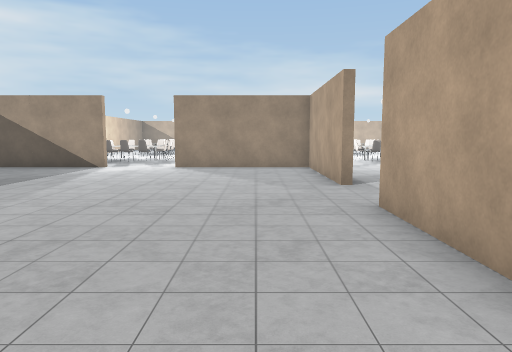
view 1 (above)

19 first-person views from a walk through a Unity game level. The camera is 1.5 m above the floor, tilts 6° down and sees 70° across. The floor is counted in squares, 1.44 m on a side. Each view is taken from the middle of a square. On the plan, view 1 faces up. The plan holds only what a view shows up to about 13 squares ahead; the rest is blank. The place goes on beyond the plan. The player character is not drawn. Door leaves are left out, so doorways stand open. Some surface patterns are stand-ins.

view 2
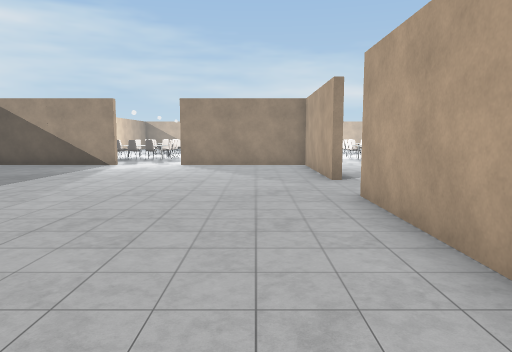

view 3
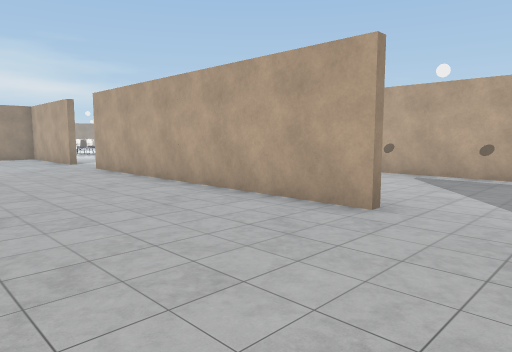

view 4
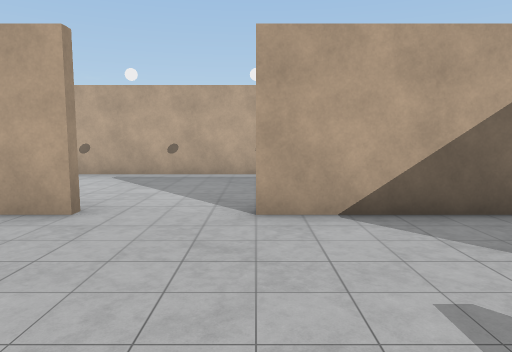

view 5
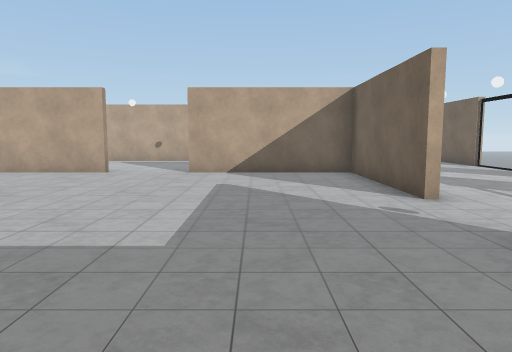

view 6
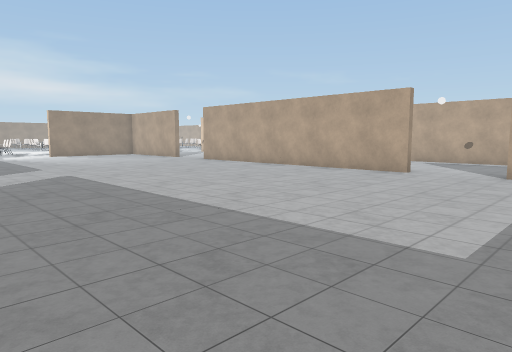

view 7
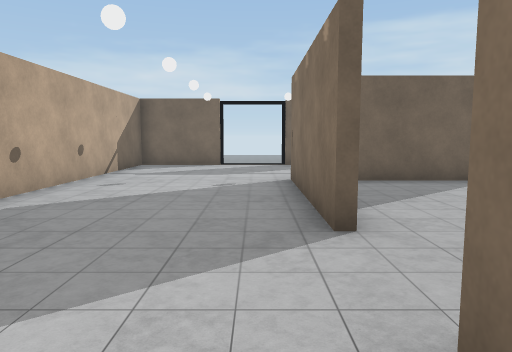

view 8
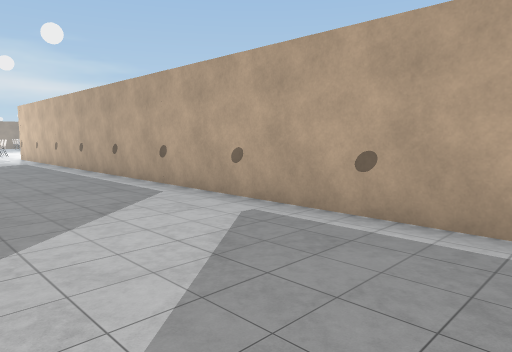

view 9
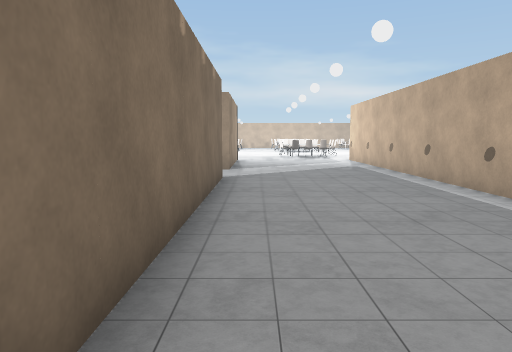

view 10
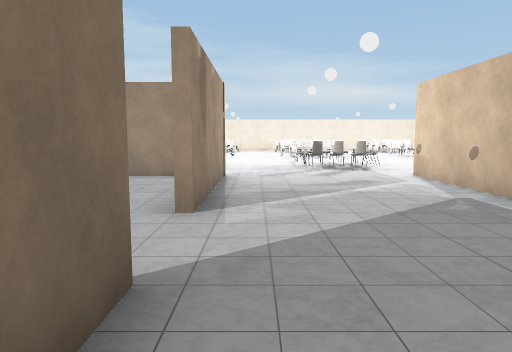

view 11
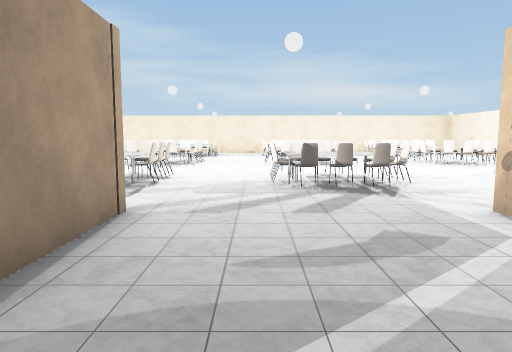

view 12
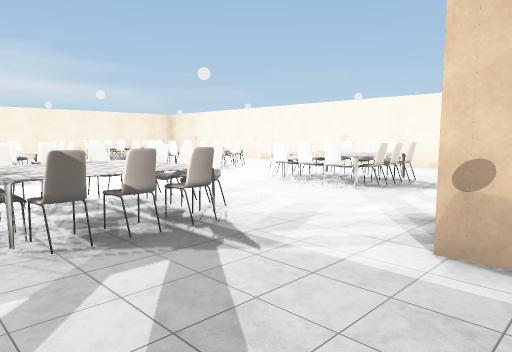

view 13
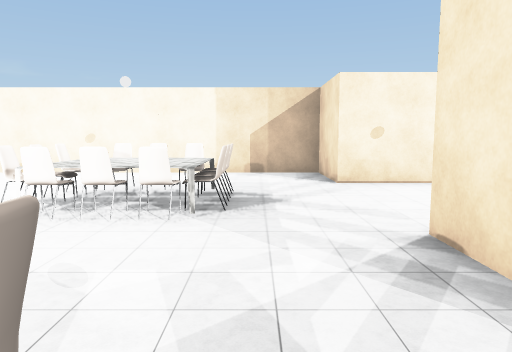

view 14
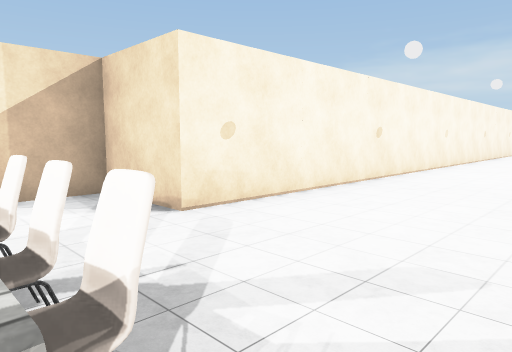

view 15
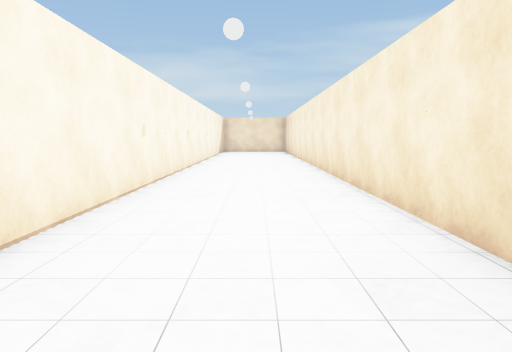

view 16
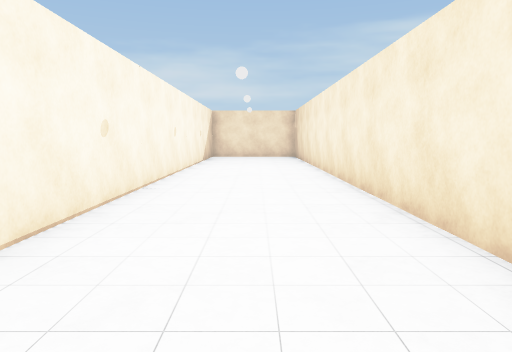

view 17
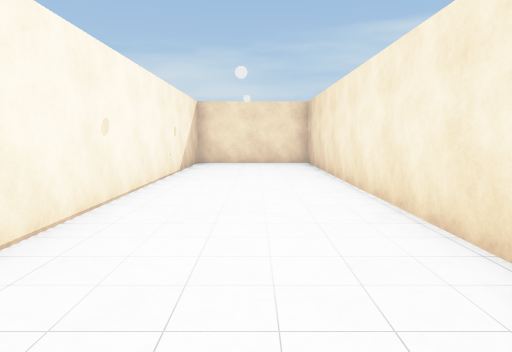

view 18
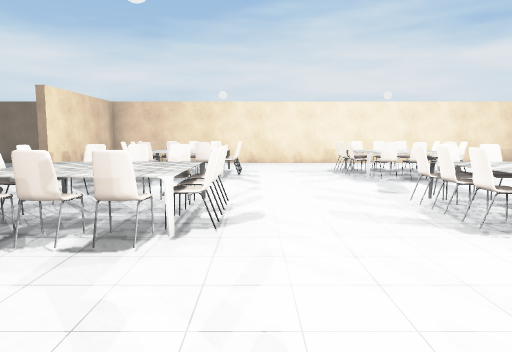

view 19
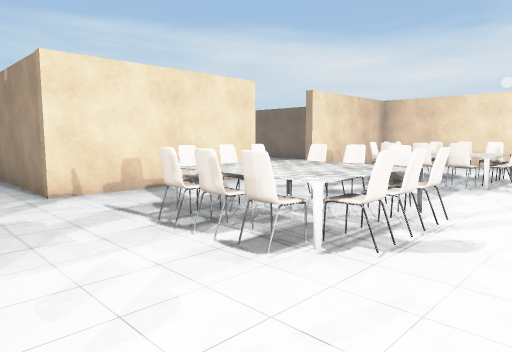

### Floor plan
Points are (right, up) in squares from view 1. A wall is a line through its corners. A room is listed if a view was taken in it or the views show most of it. See-through windows are left out.
Room 1 (views 1, 2, 3, 4, 5, 6)
walls: (1.9, -4.6) (1.9, 5.5); (1.9, 8) (1.9, 12.9) (-2.9, 12.9); (-5.2, 12.9) (-9.1, 12.9); (-2.9, -11.9) (1.9, -11.9) (1.9, -7)
ways out: open door at (-4, -12) to room 2; open door at (-4, 13) to room 2; open door at (2, -6) to room 2; open door at (2, 7) to room 2
Room 2 (views 7, 8, 9, 10, 11, 12, 13, 14, 15, 16, 17, 18, 19)
walls: (2.1, 5.5) (2.1, -4.5); (9.9, 7.1) (9.9, -15); (8.5, 13.1) (9.9, 13.1); (-2.9, 13.1) (2.1, 13.1) (2.1, 8); (7.4, -7) (7.4, 13.1); (2.1, -7) (2.1, -12.1); (-8.1, 13.1) (-5.2, 13.1); (7.4, -16) (7.4, -9.1); (14.4, -15.1) (14.4, 13.1) (16.9, 13.1) (16.9, 21.5)
ways out: open door at (-4, -12) to room 1; open door at (-4, 13) to room 1; open door at (2, -6) to room 1; open door at (2, 7) to room 1
objects: other object (-7, 16); other object (-7, 17); chair (-7, 18); other object (-6, 16); other object (-6, 18); other object (-6, 21); other object (-5, 16); other object (-5, 18); other object (-5, 21); other object (-4, 16); chair (-4, 17); chair (-4, 18); chair (-1, 16); chair (-1, 17); chair (-1, 18); chair (-1, 21); chair (0, 16); chair (0, 18); chair (0, 21); chair (1, 16); chair (1, 17) to (2, 17); chair (1, 18); chair (1, 21); chair (5, 16); other object (5, 17); chair (5, 18); chair (6, 16); chair (6, 18); other object (6, 21); chair (7, 16); chair (7, 17); chair (7, 18); other object (7, 21); chair (11, 16); chair (11, 17); chair (11, 18); other object (11, 21); chair (12, 16); chair (12, 18); other object (12, 21); chair (13, 16); chair (13, 17); chair (13, 18); other object (13, 21)

Positions as (right, up) in squares from view 1, and headings:
1: (0, 0), facing up
2: (0, -1), facing up
3: (-3, -7), facing up-right
4: (-3, -7), facing right
5: (-9, -9), facing right
6: (-9, -9), facing up-right
7: (3, -3), facing down
8: (3, -7), facing up-right
9: (3, -4), facing up
10: (3, 3), facing up
11: (4, 8), facing up
12: (4, 12), facing up-right
13: (6, 15), facing right
14: (10, 16), facing down-right
15: (12, 10), facing down
16: (12, 3), facing down
17: (12, -2), facing down
18: (5, 19), facing left
19: (4, 20), facing down-left
